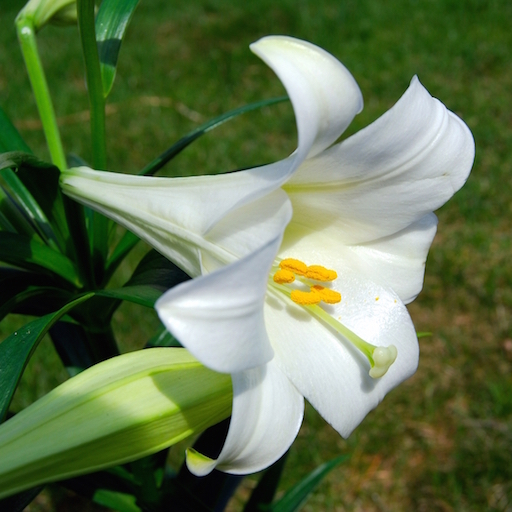
#> input picture PythonWeb/基础/前端课程资料/买的网页/MS/day5/lily.jpg, 512 x 512 px
$ python quant.py   (older library calls are emulated)
#> lines starting #> are read from the running program, lines starting #| are printed output that depends on the picture
# -*- coding: utf-8 -*-
from __future__ import unicode_literals
import numpy as np
import scipy.misc as sm
import sklearn.cluster as sc
import matplotlib.pyplot as mp
image1 = sm.imread('lily.jpg', True).astype(np.uint8)  # 加True后变成灰度图
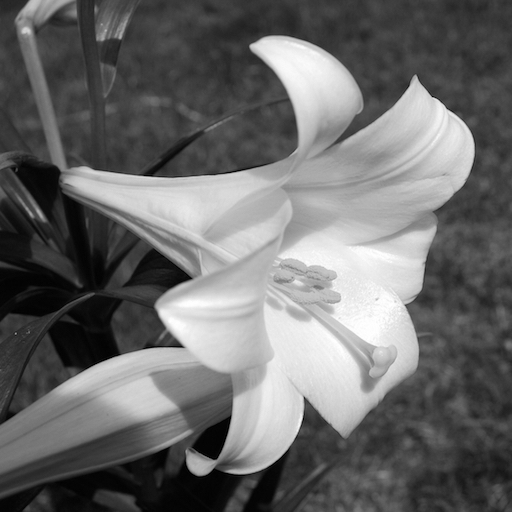
#> image1: shape (512, 512); min 0, max 255, mean 106.2
print(image1.shape, image1.dtype)
#| (512, 512) uint8
x = image1.reshape(-1, 1)  # 若按行，1列
model = sc.KMeans(n_clusters=2)
model.fit(x)
y = model.labels_
print(y)
centers = model.cluster_centers_.squeeze()  # squeeze()用于去除多余的维度
print(centers.ravel())  # 降维
print(image1.shape)
#| (512, 512)
image2 = centers[y].reshape(image1.shape)

image3 = centers[y].reshape(image1.shape)
mp.figure('Image_Quantization')
mp.subplot(221)
mp.title('Orange')
mp.axis('off')
mp.imshow(image1, cmap='gray')
mp.tight_layout()
mp.subplot(222)
mp.title('quant')
mp.axis('off')
mp.imshow(image2, cmap='gray')
mp.tight_layout()
mp.subplot(223)
mp.title('quant')
mp.axis('off')
mp.imshow(image3, cmap='gray')
mp.tight_layout()
mp.show()
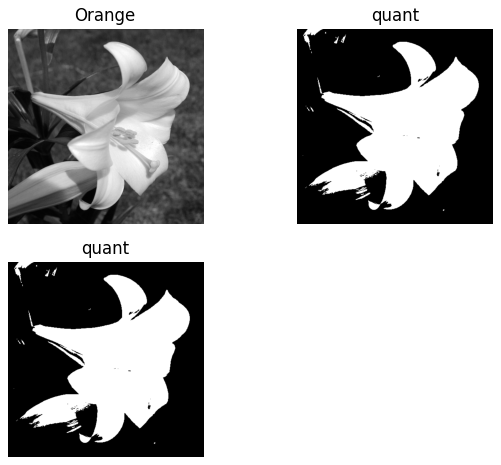
#> figure drawn by matplotlib, 3 panels
